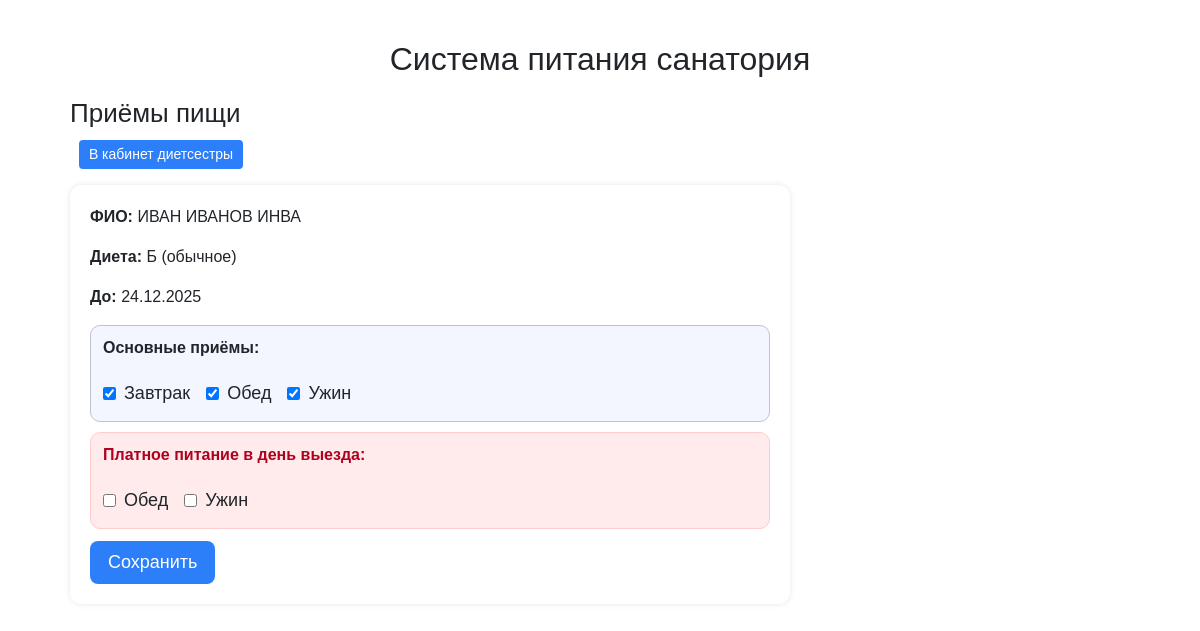
/diet/guests/86/meals/ (signed in), run on an earlier commit of the app's database.
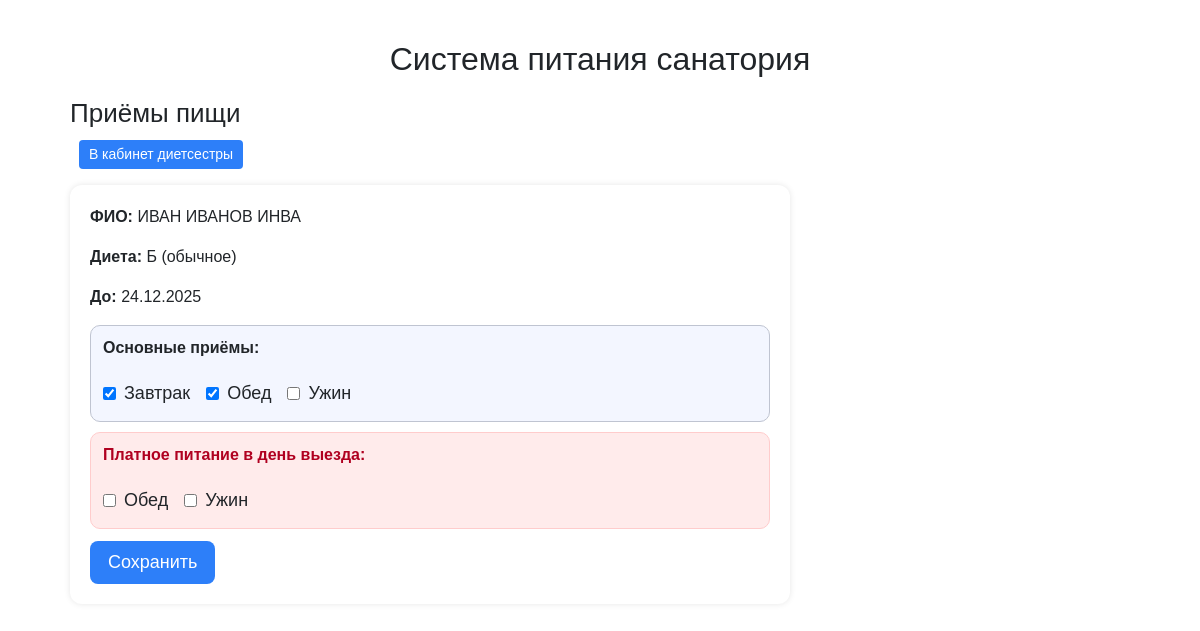
And on a later commit of the database.
### dining/models.py (models this page shows, shortened)
class Guest(models.Model):
    full_name = models.CharField(max_length=200, verbose_name="ФИО")
    start_date = models.DateField(verbose_name="Дата заезда")
    end_date = models.DateField(verbose_name="Дата выезда")
    access_code = models.CharField(
        max_length=10,
        unique=True,
        verbose_name="Код доступа",
        help_text="Пароль для входа гостя",
    )
    diet_kind = models.CharField(
        max_length=10,
        choices=DIET_TYPE_CHOICES,
        default="B",
        verbose_name="Вид диеты (П/Б/БД)",
    )
    breakfast_allowed = models.BooleanField(
        default=True, verbose_name="Завтрак", help_text="Разрешить выбор завтрака"
    )
    lunch_allowed = models.BooleanField(
        default=True, verbose_name="Обед", help_text="Разрешить выбор обеда"
    )
    snack_allowed = models.BooleanField(
        default=False, verbose_name="Полдник", help_text="Разрешить выбор полдника"
    )
    dinner_allowed = models.BooleanField(
        default=True, verbose_name="Ужин", help_text="Разрешить выбор ужина"
    )
    departure_lunch = models.BooleanField(
        default=False,
        verbose_name="Обед в день выезда (платный)",
        help_text="Разрешить обед в последний день пребывания"
    )
    departure_dinner = models.BooleanField(
        default=False,
        verbose_name="Ужин в день выезда (платный)",
        help_text="Разрешить ужин в последний день пребывания"
    )
    class Meta:
        verbose_name = "Отдыхающий"
        verbose_name_plural = "Отдыхающие"

### dining/views.py (the view)
# urls.py: path("diet/guests/<int:guest_id>/meals/", views.guest_meals_edit_view, name="guest_meals_edit"),
@login_required
def guest_meals_edit_view(request, guest_id: int):
    guest = get_object_or_404(Guest, id=guest_id)
    next_url = request.GET.get("next") or request.POST.get("next") or ""
    if request.method == "POST":
        form = GuestMealsForm(request.POST, instance=guest)
        if form.is_valid():
            form.save()
            messages.success(request, f"Приёмы пищи обновлены: {guest.full_name}")
            if next_url and url_has_allowed_host_and_scheme(
                next_url,
                allowed_hosts={request.get_host()},
            ):
                return redirect(next_url)
            return redirect("guest_list")
    else:
        form = GuestMealsForm(instance=guest)
    return render(request, "dining/guest_meals_edit.html", {
        "guest": guest,
        "form": form,
        "next": next_url,
    })

### dining/forms.py
class GuestMealsForm(forms.ModelForm):
    class Meta:
        model = Guest
        fields = [
            "breakfast_allowed", "lunch_allowed", "snack_allowed", "dinner_allowed",
            "departure_lunch", "departure_dinner"
        ]
        labels = {
            "breakfast_allowed": "Завтрак",
            "lunch_allowed": "Обед",
            "snack_allowed": "Полдник",
            "dinner_allowed": "Ужин",
            "departure_lunch": "Обед в день выезда (платный)",
            "departure_dinner": "Ужин в день выезда (платный)",
        }
        widgets = {
            "breakfast_allowed": forms.CheckboxInput(),
            "lunch_allowed": forms.CheckboxInput(),
            "snack_allowed": forms.CheckboxInput(),
            "dinner_allowed": forms.CheckboxInput(),
            "departure_lunch": forms.CheckboxInput(),
            "departure_dinner": forms.CheckboxInput(),
        }

### templates/dining/guest_meals_edit.html (shortened to what this page needs)
{% extends "base.html" %}
{% block content %}
<h2>Приёмы пищи</h2>
<p>
  <a href="{% url 'diet_home' %}" class="btn-link">В кабинет диетсестры</a>
</p>
<div class="panel" style="max-width: 720px;">
  <p><strong>ФИО:</strong> {{ guest.full_name }}</p>
  <p><strong>Диета:</strong> {{ guest.get_diet_kind_display }}</p>
  <p><strong>До:</strong> {{ guest.end_date|date:"d.m.Y" }}</p>
  <form method="post" class="staff-form">
    <div style="display:flex; flex-wrap:wrap; gap:16px; padding:10px 12px; background:#f3f6ff; border:1px solid #bfc4d1; border-radius:10px; margin-bottom:10px;">
      <div style="width:100%; font-weight:bold; margin-bottom:4px;">Основные приёмы:</div>
      <label style="display:inline-flex; align-items:center; gap:8px;">
        {{ form.breakfast_allowed }} Завтрак
      </label>
      <label style="display:inline-flex; align-items:center; gap:8px;">
        {{ form.lunch_allowed }} Обед
      </label>
      <label style="display:inline-flex; align-items:center; gap:8px;">
        {{ form.dinner_allowed }} Ужин
      </label>
    </div>
    <div style="display:flex; flex-wrap:wrap; gap:16px; padding:10px 12px; background:#ffebeb; border:1px solid #ffcccc; border-radius:10px;">
      <div style="width:100%; font-weight:bold; margin-bottom:4px; color:#b00020;">Платное питание в день выезда:</div>
      <label style="display:inline-flex; align-items:center; gap:8px;">
        {{ form.departure_lunch }} Обед
      </label>
      <label style="display:inline-flex; align-items:center; gap:8px;">
        {{ form.departure_dinner }} Ужин
      </label>
    </div>
    <div style="margin-top: 12px;">
      <button type="submit" class="btn-primary" style="font-size:18px; padding:8px 18px; min-width:auto;">
        Сохранить
      </button>
    </div>
  </form>
</div>
{% endblock %}

What changed in the data, as far as the page shows it:
changed Guest "ИВАН ИВАНОВ ИНВА": dinner_allowed "☑" → "☐"
